Frame 1 (no input): blank canvas, image omitted
Frame 60 (the mouse pressed at the canvas centre just before this capture): blank canvas, image omitted
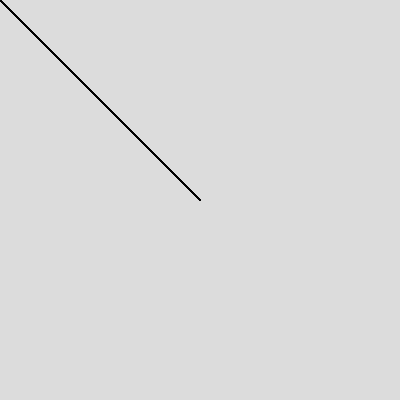
Frame 120 (the mouse held since frame 60 and released just before this capture)

The Processing sketch whose frames 1 and 60 were blank and that drew this single picture after the mouse press (run headless with seeded random() and noise(); from frame 60 on, the mouse is pressed at the canvas centre):

// Processing sketch: sketch_12_5
// ── sketch_12_5.pde
int x1, y1, x2, y2;

void setup() {
  size(400, 400);
  x1 = 0;
  y1 = 0;
  x2 = 0;
  y2 = 0;
  background(220);
}

void draw() {
  stroke(0);
  line(x1, y1, x2, y2);
}

void mousePressed() {
  x1 = x2;
  y1 = y2;
  x2 = mouseX;
  y2 = mouseY;
}
